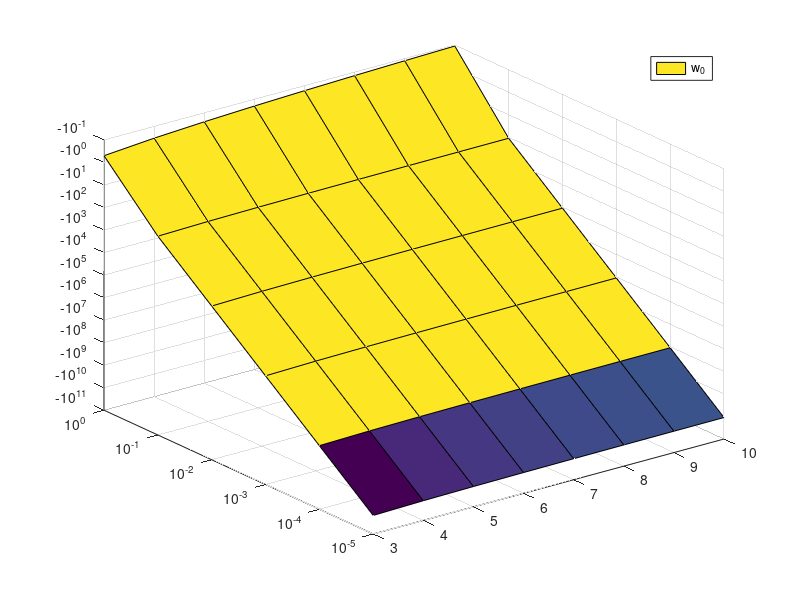
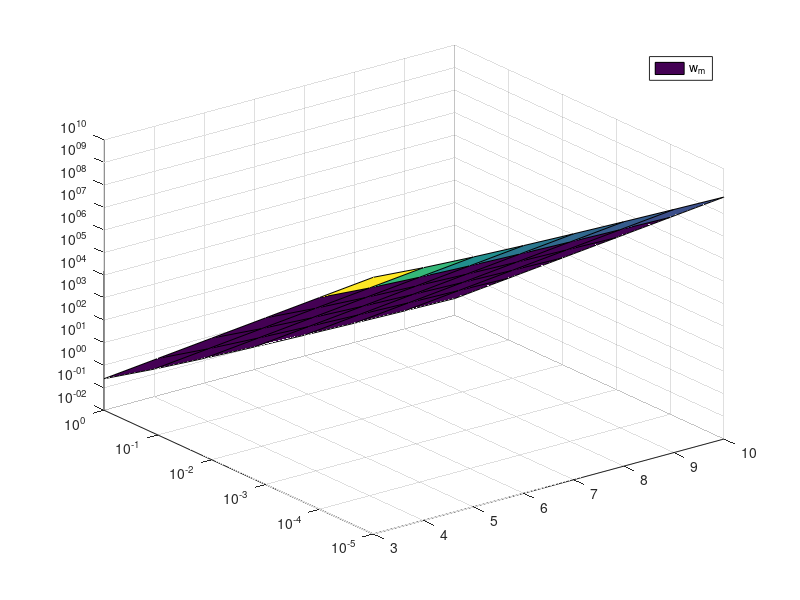
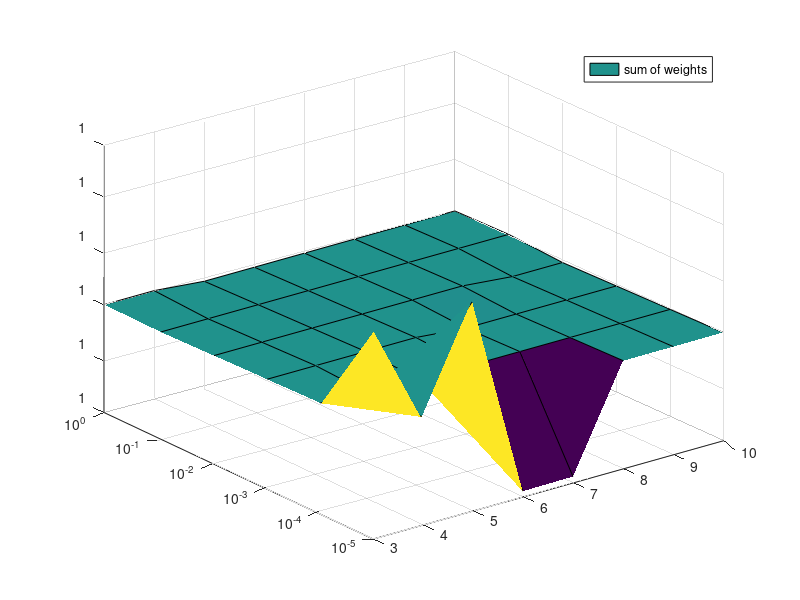

Write MATLAB code to recreate these figures, in order.
%%
A = eye(3); 
B = [1; 0; 0];

A
dynfun = @(x,u) A*x + B*u;

x = [2; 2; 2];
u = 1;
result1 = dynfun(x, u)

%%
clear all; close all;
x = zeros(4,1);

L       = length(x);  % state vector dimension
% M       = length(y);  % measurement vector dimension
alpha   = 0.001;       % scaling constant - from literature (set to larger value for wider distribution spread)
kappa   = 3 - L;          % from literature
beta    = 2;          % optimal in case distribution of x is Gaussian
% lambda  = alpha^2*(L + kappa) - L;  % scaling factor for sigma points
% c       = L + lambda;   

w_0 = @(L,alpha)(alpha^2*(L + kappa) - L)/(L + alpha^2*(L + kappa) - L);
w_m = @(L,alpha)(1)/(2*(L + alpha^2*(L + kappa) - L));


a = [0.00001 0.0001 0.001 0.01 0.1 1];
ll = [3:10];

for j=1:length(ll)
    for i = 1:length(a)
        kappa = 0; %3 - ll(j);
        w(j,i) = w_0(ll(j),a(i));
        w_mm(j,i) = w_m(ll(j),a(i));
        summ(j,i) = w(j,i) + 2*ll(j)*w_mm(j,i);
    end
end

[a_x,ll_x] = meshgrid(ll,a);

figure;
surf(a_x,ll_x,w');
set(gca,'yscale','log')
set(gca,'zscale','log')
legend('w_0')

figure;
surf(a_x,ll_x,w_mm');
set(gca,'yscale','log')
set(gca,'zscale','log')
legend('w_m')

figure;
surf(a_x,ll_x,summ');
set(gca,'yscale','log')
% % set(gca,'zscale','log')
legend('sum of weights')

